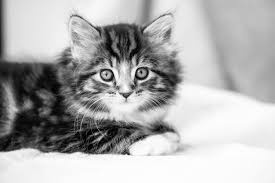
#> input picture Photos/blackandwhitecat.jpeg, 275 x 183 px
$ python geleneksel_goruntu_isleme_yontemleri4.py
#> lines starting #> are read from the running program, lines starting #| are printed output that depends on the picture; after the words box and inside, x2 and y2 are one past the last pixel; in counts of white or black regions, pixels touching at a corner belong together
import cv2 as cv

img = cv.imread("Photos/blackandwhitecat.jpeg", 0)
#> img is the input picture: shape (183, 275); min 0, max 255, mean 176.7

thresh1 = cv.adaptiveThreshold(img, 255, cv.ADAPTIVE_THRESH_MEAN_C, cv.THRESH_BINARY,15,5)
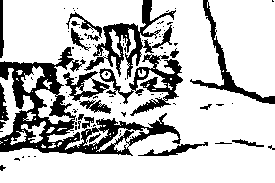
#> thresh1: shape (183, 275); 76.5% white; 97 black regions (75 under 20 px), largest, box (x1, y1, x2, y2) and area: (0, 47, 181, 156) 5168, (84, 0, 176, 79) 1765, (99, 54, 183, 116) 1532
thresh2 = cv.adaptiveThreshold(img, 255, cv.ADAPTIVE_THRESH_MEAN_C, cv.THRESH_BINARY,51,11) #daha da kalınlaşmış detay azalmış
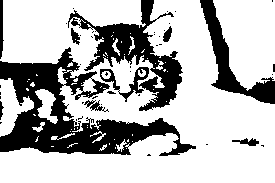
#> thresh2: shape (183, 275); 71.9% white; 45 black regions (35 under 20 px), largest, box (x1, y1, x2, y2) and area: (0, 47, 196, 156) 7483, (68, 0, 183, 111) 3633, (200, 0, 275, 104) 1915
thresh3 = cv.adaptiveThreshold(img, 255, cv.ADAPTIVE_THRESH_GAUSSIAN_C, cv.THRESH_BINARY,15,5) #biraz daha ince çizmiş
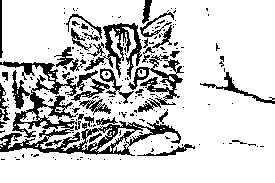
#> thresh3: shape (183, 275); 80.8% white; 214 black regions (178 under 20 px), largest, box (x1, y1, x2, y2) and area: (0, 61, 181, 156) 4215, (128, 54, 184, 112) 1005, (84, 23, 142, 79) 970

cv.imshow("original", img)
cv.imshow("mean", thresh1)
cv.imshow("mean2", thresh2)
cv.imshow("gaussian", thresh3)

cv.waitKey(0)
cv.destroyAllWindows()

$ run again, with Photos/cars.jpg copied over Photos/blackandwhitecat.jpeg
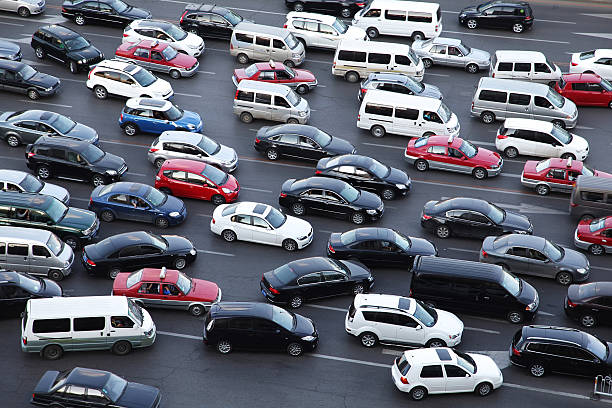
#> input picture Photos/cars.jpg, 612 x 408 px
#> `thresh1 = cv.adaptiveThreshold(img, 255, cv.ADAPTIVE_THRESH_MEAN_C, cv..`:
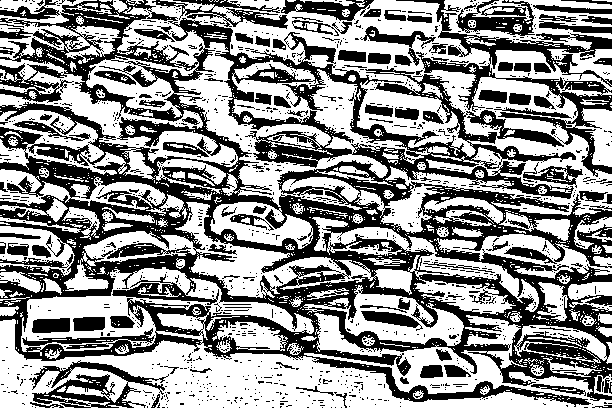
#> thresh1: shape (408, 612); 56.7% white; 1312 black regions (1195 under 20 px), largest, box (x1, y1, x2, y2) and area: (0, 0, 612, 407) 77675, (396, 0, 612, 177) 6107, (29, 360, 169, 408) 2411
#> thresh2: shape (408, 612); 53.2% white; 996 black regions (890 under 20 px), largest, box (x1, y1, x2, y2) and area: (0, 66, 612, 393) 46443, (31, 0, 573, 207) 23273, (415, 191, 612, 268) 4914
#> `thresh3 = cv.adaptiveThreshold(img, 255, cv.ADAPTIVE_THRESH_GAUSSIAN_C..`:
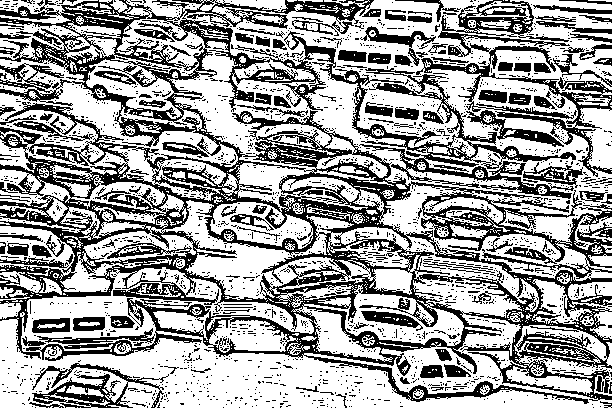
#> thresh3: shape (408, 612); 62.4% white; 2156 black regions (2018 under 20 px), largest, box (x1, y1, x2, y2) and area: (0, 0, 612, 404) 65849, (416, 0, 612, 177) 5482, (32, 363, 169, 408) 1906
